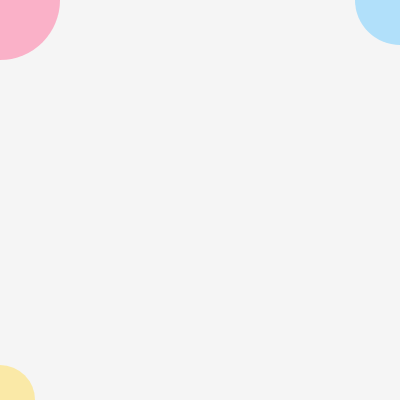
Frame 1 (no input)
Frame 60 (no input): identical to frame 1, image omitted
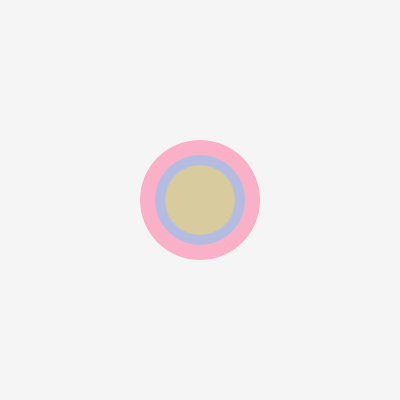
Frame 120 (the mouse pressed at the canvas centre since frame 60)

The p5.js sketch that drew these frames (run headless with seeded random() and noise() and a simulated clock; from frame 60 on, the mouse is pressed at the canvas centre):

// p5.js sketch
// ── sketch.js
function setup() {
  createCanvas(400, 400);
  noStroke();
}

function draw() {
  background(245);

  fill(255, 100, 150, 120);
  circle(mouseX, mouseY, 120);

  fill(100, 200, 255, 120);
  circle(400 - mouseX, mouseY, 90);

  fill(255, 220, 80, 120);
  circle(mouseX, 400 - mouseY, 70);
}
